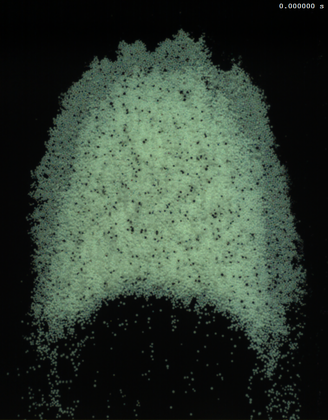
%> input picture Test000000.tif, 328 x 420 px, shrunk from 800 x 1024 before the run
$ octave --eval "result = Inverter(imread('../Test000000.tif'));"   (GNU Octave 9; MATLAB toolbox functions it lacks are replaced by stand-ins)
%> lines starting %> are read from the running program, lines starting %| are printed output that depends on the picture; in (x1, y1, x2, y2) boxes, pixels count from 0 and x2, y2 are one past the last pixel; in counts of white or black regions, pixels touching at a corner belong together; the program's own positions count from 1
% Here is made a manual binarization. In order to get a better tracer iden-
% tification is possible to adjust your own binarization threshold, by
% changing the variable "Level".

function [inverter] = Inverter(I)

    Igray = rgb2gray(I);
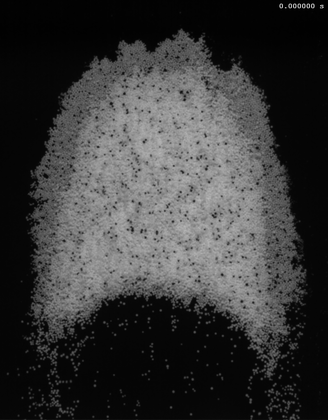
%> Igray: size 420x328 uint8; min 0, max 185, mean 56.7

    Icomp = imcomplement(Igray);
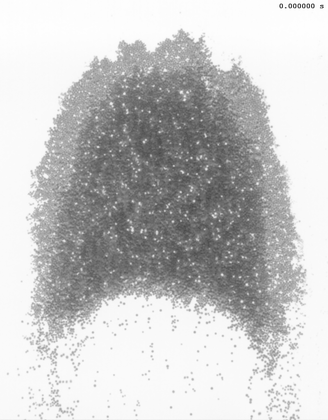
%> Icomp: size 420x328 uint8; min 70, max 255, mean 198.3

    IClearBorder = imclearborder(Icomp);
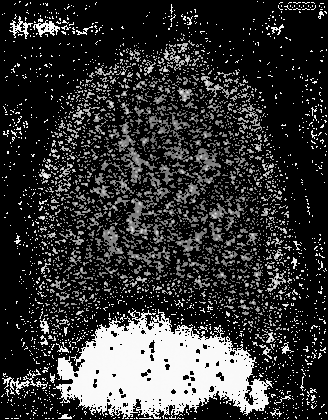
%> IClearBorder: size 420x328 uint8; min 0, max 255, mean 53.6

    Threshold = graythresh(IClearBorder);
%> Threshold = 0.384

    Level = 1.6;

    [m,n] = size(IClearBorder);
%> m = 420; n = 328

    Ibin = ones(m,n);

    for i = 1:m
        for j = 1:n
            if (IClearBorder(i,j) > Threshold*Level*256)
                Ibin(i,j) = 1;
            else
                Ibin(i,j) = 0;
            end
        end
    end
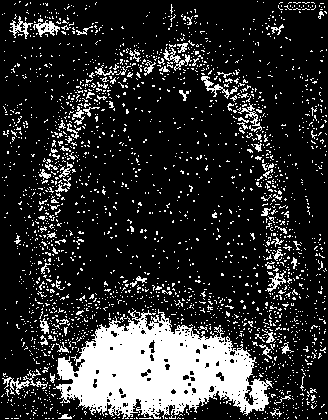
%> Ibin: size 420x328 double; values 0 (black) and 1 (white), 18.5% white; 2463 white regions (2371 under 20 px), largest, box (x1, y1, x2, y2) and area: (53, 309, 273, 419) 13539, (201, 76, 238, 99) 203, (33, 20, 60, 37) 202

    I255 = Ibin*255;
    inverter = uint8(I255);

end

$ run again, on Black_RGB.jpg
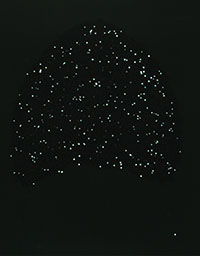
%> input picture Black_RGB.jpg, 200 x 256 px
%> in Inverter, `Icomp = imcomplement(Igray);`:
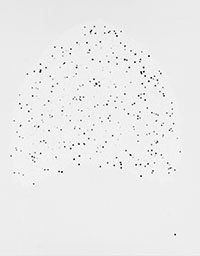
%> Icomp: size 256x200 uint8; min 1, max 255, mean 235.8
%> in Inverter, `IClearBorder = imclearborder(Icomp);`:
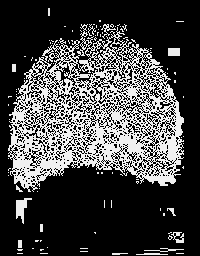
%> IClearBorder: size 256x200 uint8; min 0, max 255, mean 67.4
%> Threshold = 0.455
%> I255: size 256x200 double; 27.8% white in thin lines or dots, all inside (x1, y1, x2, y2) = (8, 8, 184, 255)

$ run again, on DuneAngles.PNG
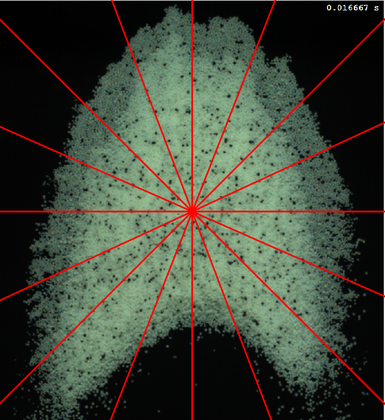
%> input picture DuneAngles.PNG, 385 x 420 px, shrunk from 630 x 688 before the run
%> in Inverter, `IClearBorder = imclearborder(Icomp);`:
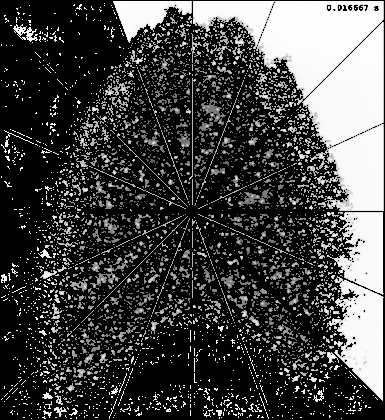
%> IClearBorder: size 420x385 uint8; min 0, max 255, mean 68.7
%> Threshold = 0.412
%> after the loop in Inverter, `for i = 1:m`:
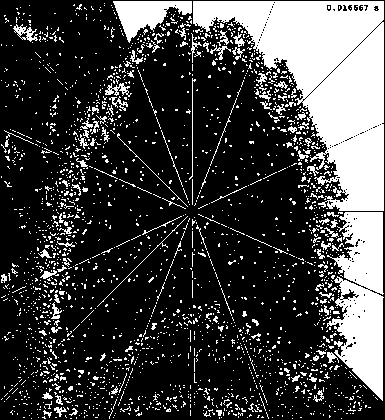
%> Ibin: size 420x385 double; values 0 (black) and 1 (white), 25.3% white; 2308 white regions (2184 under 20 px), largest, box (x1, y1, x2, y2) and area: (193, 1, 384, 211) 19222, (326, 212, 384, 401) 6803, (113, 1, 192, 43) 1624
